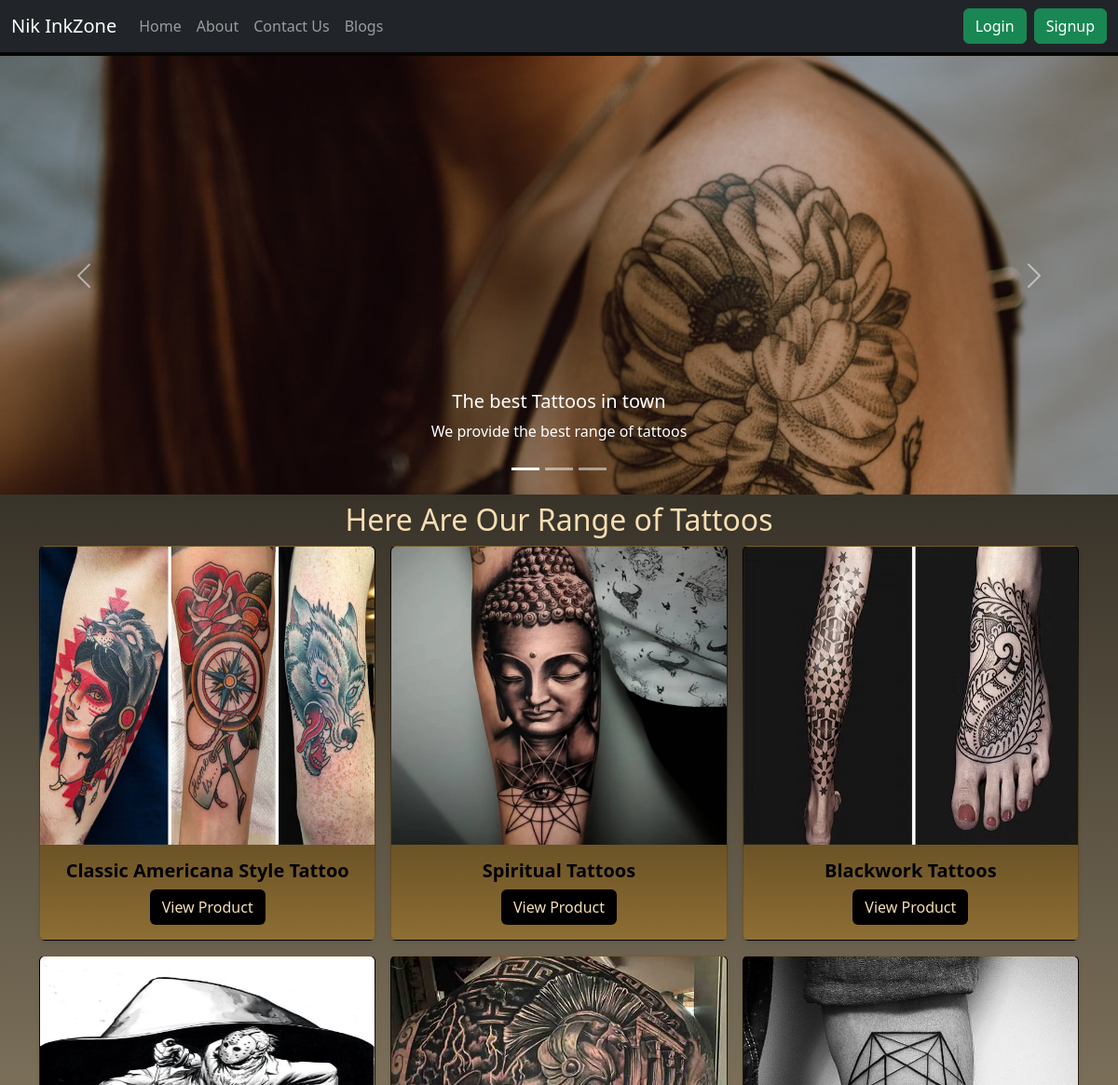
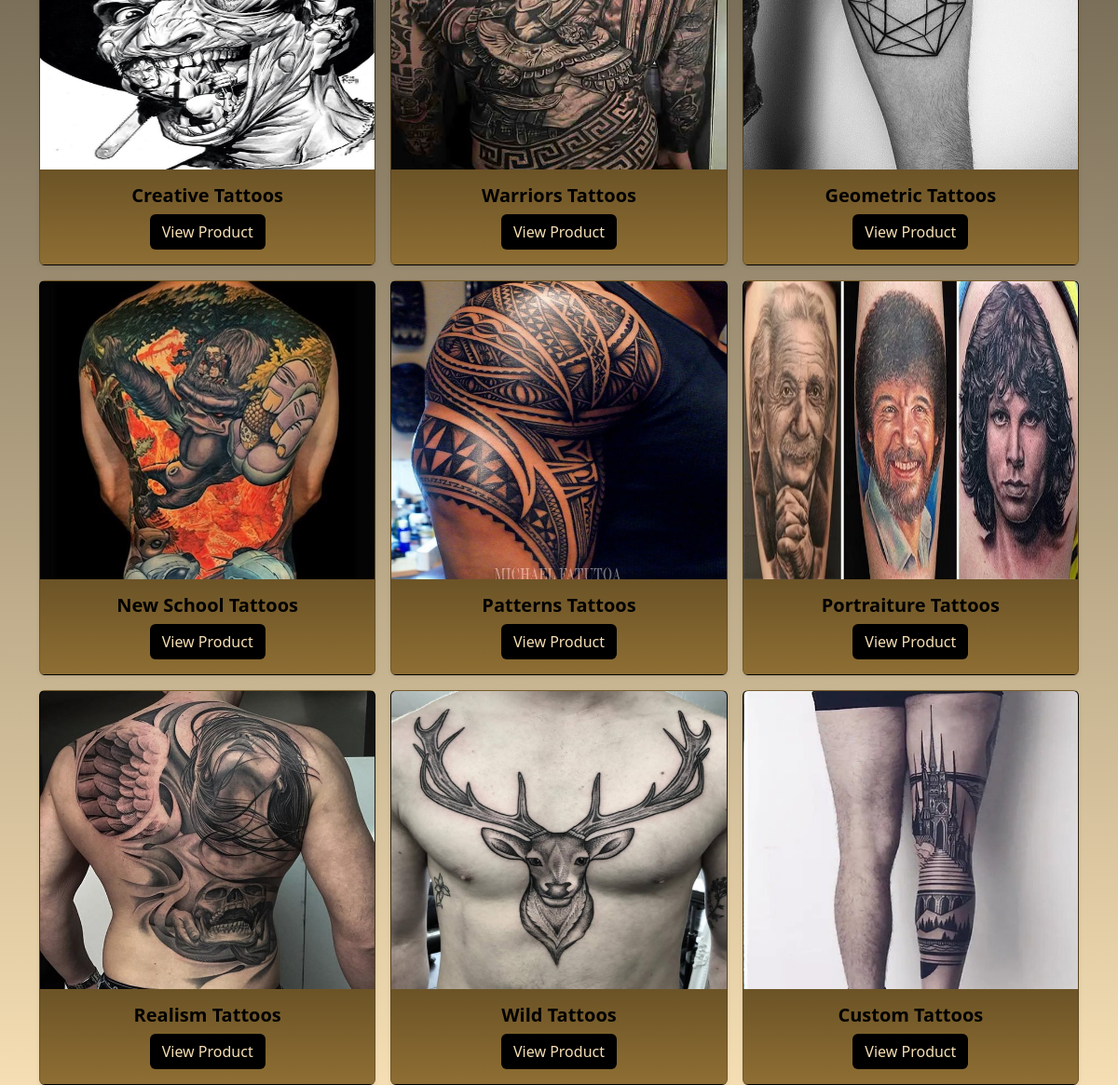
The page / on the database its author committed (2 pictures, top to bottom).
### myapp/models.py (models this page shows, shortened)
class Carousel(models.Model):
    image = models.ImageField(upload_to='myapp/images/carousel',default='')
    label = models.CharField(max_length=25)
    content = models.CharField(max_length=100)

class Product(models.Model):
    product_id=models.AutoField
    product_name=models.CharField(max_length=75)
    desc=models.CharField(max_length=500,default='')
    price=models.CharField(max_length=50,default=0)
    image=models.ImageField(upload_to='myapp/images',default='')

### myapp/views.py (the view)
# urls.py: path("",views.Index,name="apphome"),
def Index(request):
    products = Product.objects.all()
    carousels = Carousel.objects.all()
    context = {
        'products': products,
        'carousels': carousels
    }
    return render(request, 'myapp/index.html', context)

### myapp/templates/myapp/index.html (shortened to what this page needs)
{% extends 'myapp/base.html' %} {% load static %} {% block body %}
<body style="background-image: linear-gradient(black, wheat)">
    <div id="carouselExampleCaptions" class="carousel slide my-1" data-bs-ride="carousel">
        <div class="carousel-indicators">
          {% for carousel in carousels %}
          <button type="button" data-bs-target="#carouselExampleCaptions" data-bs-slide-to="{{ forloop.counter0 }}"
            {% if forloop.first %}class="active"{% endif %}></button>
          {% endfor %}
        </div>
        <div class="carousel-inner">
          {% for carousel in carousels %}
          <div class="carousel-item {% if forloop.first %}active{% endif %}">
            <img src="{{ carousel.image.url }}" class="d-block w-100" alt="{{ carousel.caption }}" />
            <div class="carousel-caption d-none d-md-block">
              <h5>{{ carousel.label }}</h5>
              <p>{{ carousel.content }}</p>
            </div>
          </div>
          {% endfor %}
        </div>
        <button class="carousel-control-prev" type="button" data-bs-target="#carouselExampleCaptions" data-bs-slide="prev">
          <span class="carousel-control-prev-icon" aria-hidden="true"></span>
        </button>
        <button class="carousel-control-next" type="button" data-bs-target="#carouselExampleCaptions" data-bs-slide="next">
          <span class="carousel-control-next-icon" aria-hidden="true"></span>
        </button>
      </div>
  <div class="container">
    <h2 class="my-2 text-center" style="color: wheat">
      Here Are Our Range of Tattoos
    </h2>
    <div class="row row-cols-1 row-cols-sm-2 row-cols-md-3 g-3">
      {% for product in products %}
      <div class="col">
        <div
          class="card shadow-sm"
          style="
            background-image: linear-gradient(black, rgb(142, 110, 51));
            color: black;
          "
        >
          <img
            style="width: 420px; height: 320px"
            src="{{ product.image.url }}"
            class="card-img-top img-fluid"
            alt="{{ product.product_name }}"
          />
          <div class="card-body">
            <h5 style="font-weight: bold" class="card-title text-center">
              {{ product.product_name }}
            </h5>
            <div class="row">
              <div class="col text-center">
                <a href="/myapp/viewproduct/{{ product.id }}"
                  ><button
                    id="qv{{ product.id }}"
                    class="btn"
                    style="background-color: black; color: wheat"
                  >
                    View Product
                  </button></a
                >
              </div>
            </div>
          </div>
        </div>
      </div>
      {% endfor %}
    </div>
  </div>
</body>
{% endblock %}

### myapp/templates/myapp/base.html (shortened to what this page needs)
{% load static%}
<!DOCTYPE html>
<html lang="en">
  <head>
    <link
      href="https://cdn.jsdelivr.net/npm/bootstrap@5.3.0/dist/css/bootstrap.min.css"
      rel="stylesheet"
    />
  </head>
  <body>
    <nav class="navbar navbar-expand-lg navbar-dark bg-dark">
      <div class="container-fluid">
        <a class="navbar-brand" href="{% url 'apphome' %}">Nik InkZone</a>
        <div class="collapse navbar-collapse" id="navbarSupportedContent">
          <ul class="navbar-nav me-auto mb-2 mb-lg-0">
            <li class="nav-item">
              <a class="nav-link" aria-current="page" href="{% url 'apphome' %}">Home</a>
            </li>
            <li class="nav-item">
              <a class="nav-link" href="{% url 'about' %}">About</a>
            </li>
            <li class="nav-item">
              <a class="nav-link" href="{% url 'contact' %}">Contact Us</a>
            </li>
            <li class="nav-item">
              <a class="nav-link" href="{% url 'blog_list' %}">Blogs</a>
            </li>
          </ul>
        </div>
        {% if user.is_authenticated %}
        <ul class="navbar-nav ml-auto">
          <li class="nav-item dropdown">
            <a class="nav-link dropdown-toggle" href="#" role="button" data-bs-toggle="dropdown" aria-expanded="false">
              Welcome {{ request.user }}
            </a>
            <ul class="dropdown-menu" aria-labelledby="navbarDropdown">
              <li><a class="dropdown-item" href="{% url 'logout' %}">Logout</a></li>
            </ul>
          </li>
        </ul>
      {% else %}
      <a href="{% url 'login' %}">
        <button type="button" class="btn btn-success mx-2">Login</button>
      </a>
      <a href="{% url 'signup' %}">
        <button type="button" class="btn btn-success">Signup</button>
      </a>
      {% endif %}
      </div>
    </nav>
    {% block body %}{% endblock %}
  </body>
</html>

### rows shown on the page
Carousel: image (picture), label "The best Tattoos in town", content "We provide the best range of tattoos"
Product: image (picture), product_name "Classic Americana Style Tattoo"
Product: image (picture), product_name "Spiritual Tattoos"
Product: image (picture), product_name "Blackwork Tattoos"
Product: image (picture), product_name "Creative Tattoos"
Product: image (picture), product_name "Warriors Tattoos"
Product: image (picture), product_name "Geometric Tattoos"
Product: image (picture), product_name "New School Tattoos"
Product: image (picture), product_name "Patterns Tattoos"
Product: image (picture), product_name "Portraiture Tattoos"
Product: image (picture), product_name "Realism Tattoos"
Product: image (picture), product_name "Wild Tattoos"
Product: image (picture), product_name "Custom Tattoos"
